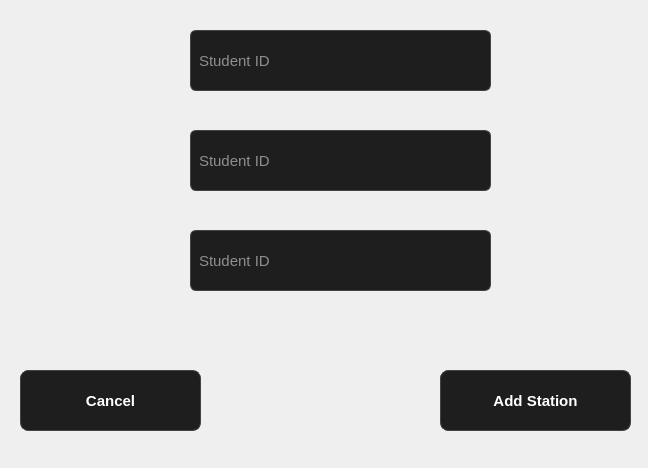
<?xml version="1.0" encoding="UTF-8"?>
<ui version="4.0">
 <class>Add_station</class>
 <widget class="QWidget" name="Add_station">
  <property name="geometry">
   <rect>
    <x>0</x>
    <y>0</y>
    <width>648</width>
    <height>468</height>
   </rect>
  </property>
  <property name="windowTitle">
   <string>Form</string>
  </property>
  <property name="styleSheet">
   <string notr="true">QMainWindow {
    background-color: #000000; /* الخلفية الرئيسية سوداء */
}
QPushButton:pressed, QPushButton:checked {
    background-color: #44bd32; /* green when clicked */
    color: white;}
/* Sidebar */
QListWidget {
    background-color: #1e1e1e;
    color: #ffffff;
    border-radius: 8px;
    font-size: 12pt;
}
QListWidget::item:selected {
    background: #00a8ff;
    color: white;
}
QListWidget::item:hover {
    background: #333333;
}

/* Tabs */
QTabBar::tab {
    font-size: 12pt;
    padding: 8px 20px;
    margin: 4px;
    border-radius: 12px;
    background: #1e1e1e;
    color: #bbbbbb;
}
QTabBar::tab:selected {
    background: #44bd32;
    color: white;
    font-weight: bold;
}
QTabBar::tab:hover {
    background: #4cd137;
    color: white;
}

/* Forms (LineEdits, Labels) */
QLabel {
    color: #ffffff;
    font-size: 11pt;
}
QLineEdit {
    font-size: 11pt;
    padding: 6px;
    border: 1px solid #444444;
    border-radius: 6px;
    background: #1e1e1e;
    color: #ffffff;
}
QLineEdit:focus {
    border: 2px solid #44bd32;
    background: #2c2c2c;
    color: #ffffff;
}

/* Buttons */
QPushButton {
    font-size: 11pt;
    font-weight: bold;
    padding: 8px 16px;
    border-radius: 8px;
    color: white;
    background-color: #1e1e1e;
    border: 1px solid #444;
}
QPushButton#add {
    background-color: #44bd32;
}
QPushButton#add:hover {
    background-color: #4cd137;
}
QPushButton#update {
    background-color: #0097e6;
}
QPushButton#update:hover {
    background-color: #00a8ff;
}
QPushButton#delete {
    background-color: #e84118;
}
QPushButton#delete:hover {
    background-color: #c23616;
}
/* ---------------- Buttons ---------------- */
QPushButton:pressed, QPushButton:checked {
    background-color: #44bd32; /* green when clicked */
    color: white;
}

/* ---------------- LineEdits ---------------- */
QLineEdit:focus {
    border: 2px solid #44bd32; /* green border when focused */
    background: #2c2c2c;
    color: #ffffff;
}

/* ---------------- QListWidget Items ---------------- */
QListWidget::item:selected {
    background-color: #44bd32; /* green when selected */
    color: white;
}

/* ---------------- QTabBar Tabs ---------------- */
QTabBar::tab:selected {
    background-color: #44bd32; /* green for selected tab */
    color: white;
    font-weight: bold;
}
</string>
  </property>
  <widget class="QLineEdit" name="stationNameInput">
   <property name="geometry">
    <rect>
     <x>190</x>
     <y>30</y>
     <width>301</width>
     <height>61</height>
    </rect>
   </property>
   <property name="font">
    <font>
     <pointsize>11</pointsize>
    </font>
   </property>
   <property name="toolTip">
    <string>&lt;html&gt;&lt;head/&gt;&lt;body&gt;&lt;p&gt;Station&lt;/p&gt;&lt;p&gt;&lt;br/&gt;&lt;/p&gt;&lt;/body&gt;&lt;/html&gt;</string>
   </property>
   <property name="text">
    <string/>
   </property>
   <property name="placeholderText">
    <string>Student ID</string>
   </property>
   <property name="Sname" stdset="0">
    <string/>
   </property>
  </widget>
  <widget class="QLineEdit" name="latitudeInput">
   <property name="geometry">
    <rect>
     <x>190</x>
     <y>130</y>
     <width>301</width>
     <height>61</height>
    </rect>
   </property>
   <property name="font">
    <font>
     <pointsize>11</pointsize>
    </font>
   </property>
   <property name="text">
    <string/>
   </property>
   <property name="placeholderText">
    <string>Student ID</string>
   </property>
  </widget>
  <widget class="QLineEdit" name="longitudeInput">
   <property name="geometry">
    <rect>
     <x>190</x>
     <y>230</y>
     <width>301</width>
     <height>61</height>
    </rect>
   </property>
   <property name="font">
    <font>
     <pointsize>11</pointsize>
    </font>
   </property>
   <property name="text">
    <string/>
   </property>
   <property name="placeholderText">
    <string>Student ID</string>
   </property>
  </widget>
  <widget class="QPushButton" name="addStationButton">
   <property name="geometry">
    <rect>
     <x>440</x>
     <y>370</y>
     <width>191</width>
     <height>61</height>
    </rect>
   </property>
   <property name="text">
    <string>Add Station</string>
   </property>
  </widget>
  <widget class="QPushButton" name="cancelButton">
   <property name="geometry">
    <rect>
     <x>20</x>
     <y>370</y>
     <width>181</width>
     <height>61</height>
    </rect>
   </property>
   <property name="text">
    <string>Cancel</string>
   </property>
  </widget>
 </widget>
 <resources/>
 <connections/>
</ui>
